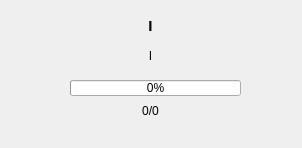
<?xml version="1.0" encoding="UTF-8"?>
<ui version="4.0">
 <class>form_status</class>
 <widget class="QWidget" name="form_status">
  <property name="geometry">
   <rect>
    <x>0</x>
    <y>0</y>
    <width>302</width>
    <height>148</height>
   </rect>
  </property>
  <property name="windowTitle">
   <string>Form</string>
  </property>
  <widget class="QLabel" name="lbl_elements">
   <property name="geometry">
    <rect>
     <x>0</x>
     <y>100</y>
     <width>301</width>
     <height>21</height>
    </rect>
   </property>
   <property name="text">
    <string>0/0</string>
   </property>
   <property name="alignment">
    <set>Qt::AlignCenter</set>
   </property>
  </widget>
  <widget class="QLabel" name="lbl_status">
   <property name="geometry">
    <rect>
     <x>0</x>
     <y>40</y>
     <width>301</width>
     <height>31</height>
    </rect>
   </property>
   <property name="font">
    <font>
     <pointsize>9</pointsize>
    </font>
   </property>
   <property name="layoutDirection">
    <enum>Qt::LeftToRight</enum>
   </property>
   <property name="text">
    <string>I</string>
   </property>
   <property name="alignment">
    <set>Qt::AlignCenter</set>
   </property>
  </widget>
  <widget class="QProgressBar" name="progressBar_01">
   <property name="enabled">
    <bool>true</bool>
   </property>
   <property name="geometry">
    <rect>
     <x>70</x>
     <y>80</y>
     <width>171</width>
     <height>16</height>
    </rect>
   </property>
   <property name="value">
    <number>0</number>
   </property>
   <property name="invertedAppearance">
    <bool>false</bool>
   </property>
  </widget>
  <widget class="QLabel" name="lbl_step">
   <property name="geometry">
    <rect>
     <x>0</x>
     <y>10</y>
     <width>301</width>
     <height>31</height>
    </rect>
   </property>
   <property name="font">
    <font>
     <pointsize>11</pointsize>
     <weight>75</weight>
     <bold>true</bold>
    </font>
   </property>
   <property name="layoutDirection">
    <enum>Qt::LeftToRight</enum>
   </property>
   <property name="text">
    <string>I</string>
   </property>
   <property name="alignment">
    <set>Qt::AlignCenter</set>
   </property>
  </widget>
 </widget>
 <resources/>
 <connections/>
</ui>
